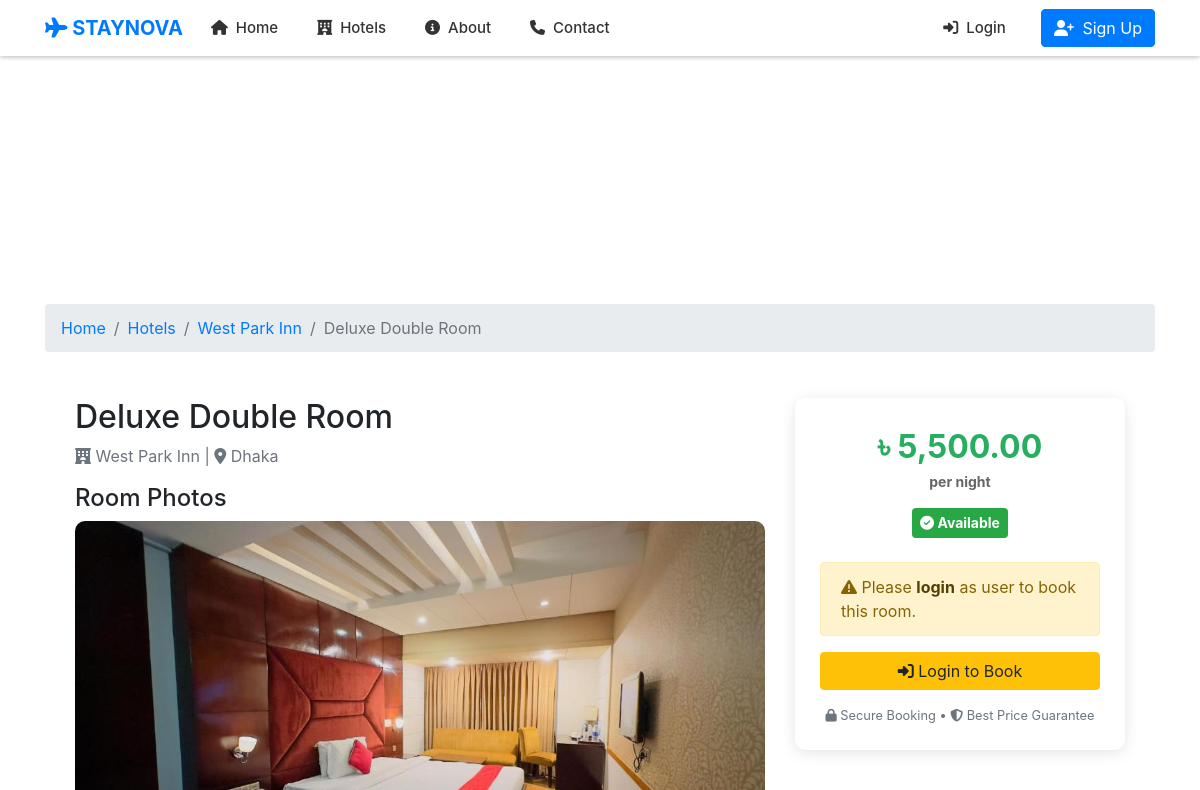
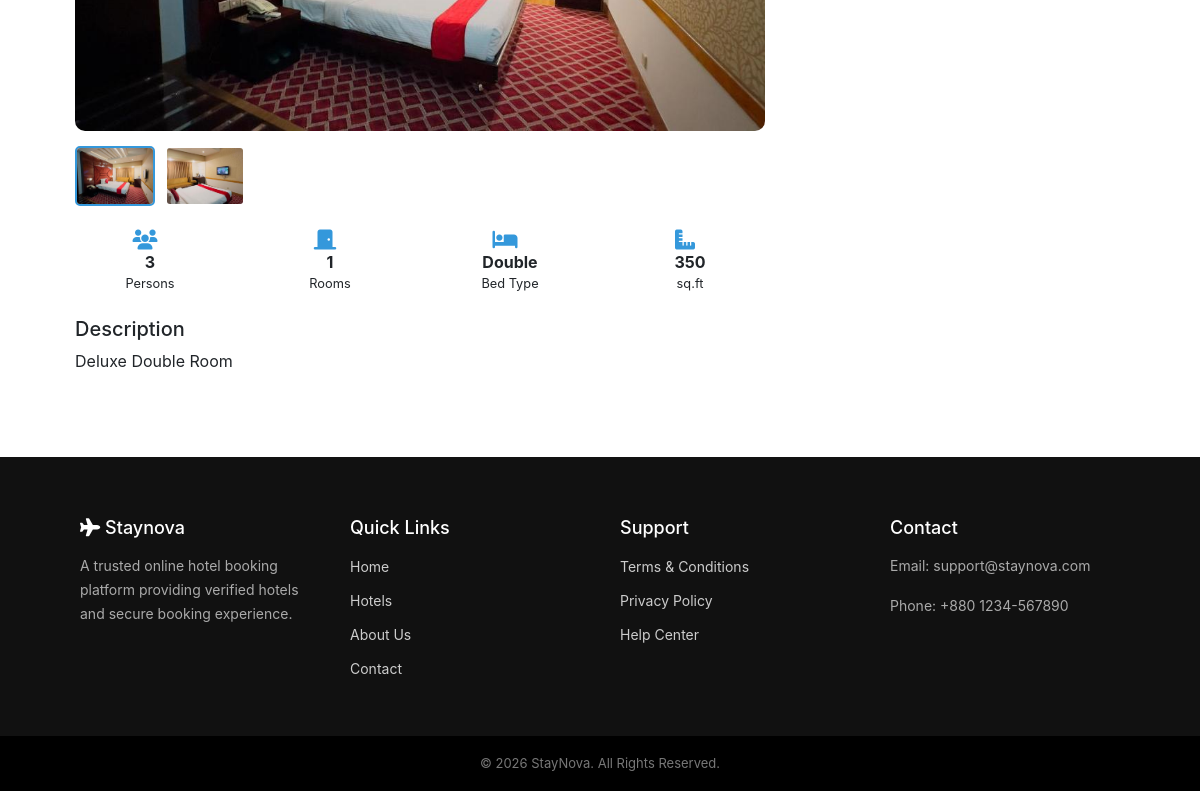
The page /hotel/room_details.php?room_id=9&hotel_id=21 on the database as committed earlier (2 pictures, top to bottom).
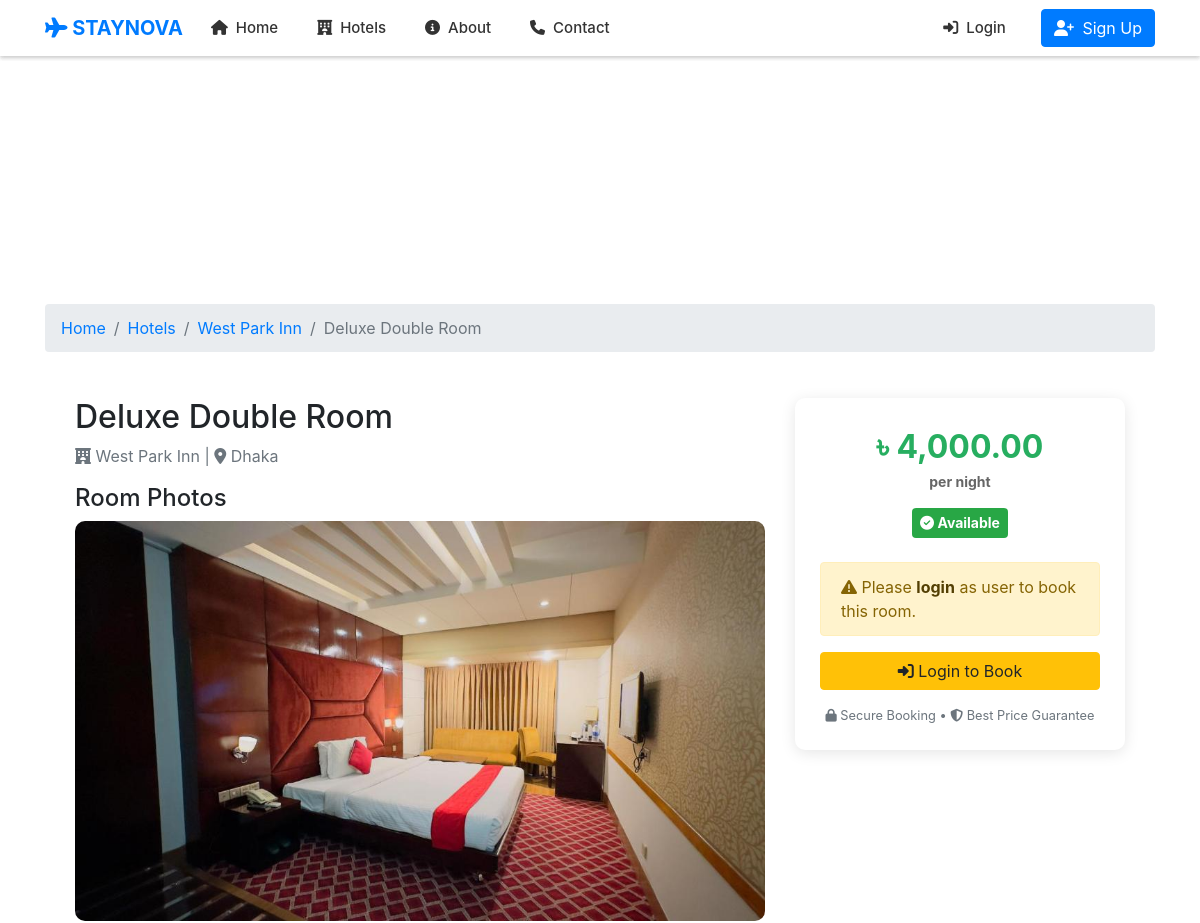
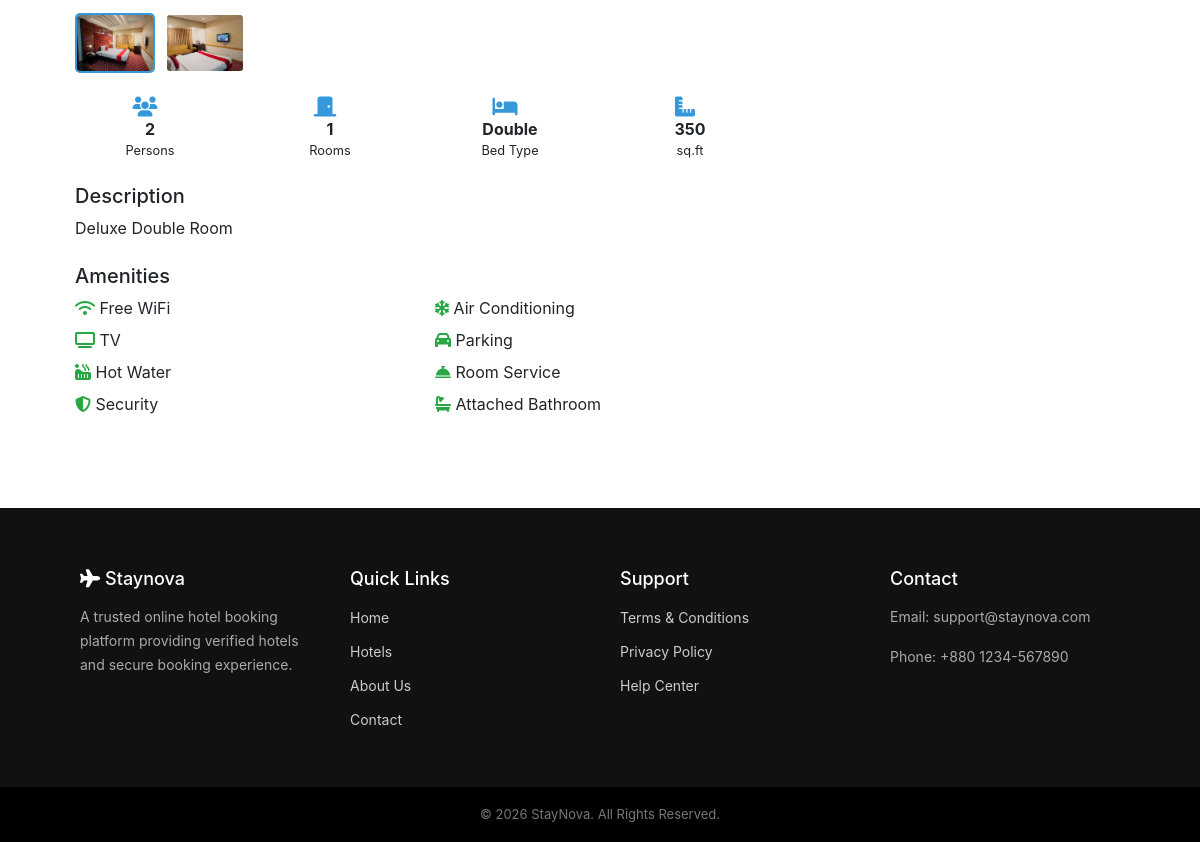
The same page on the database as committed later (2 pictures, top to bottom).
### tables this page shows
CREATE TABLE `rooms` (
  `id` int(11) NOT NULL,
  `hotel_id` int(11) NOT NULL,
  `room_title` varchar(200) NOT NULL,
  `description` text DEFAULT NULL,
  `capacity` int(11) DEFAULT 2,
  `room_count` int(11) DEFAULT 1,
  `price_per_night` decimal(10,2) NOT NULL,
  `discount_price` decimal(10,2) DEFAULT NULL,
  `created_at` timestamp NOT NULL DEFAULT current_timestamp(),
  `is_active` tinyint(1) DEFAULT 1,
  `active` tinyint(1) DEFAULT 1,
  `image` varchar(255) DEFAULT NULL
);

CREATE TABLE `hotels` (
  `id` int(11) NOT NULL,
  `hotel_name` varchar(200) DEFAULT NULL,
  `title` varchar(200) DEFAULT NULL,
  `location` varchar(200) DEFAULT NULL,
  `price` int(11) DEFAULT NULL,
  `description` text DEFAULT NULL,
  `image` varchar(255) DEFAULT NULL,
  `status` enum('pending','approved','off','rejected') DEFAULT 'pending',
  `created_at` timestamp NOT NULL DEFAULT current_timestamp(),
  `owner_id` int(11) DEFAULT NULL,
  `rooms` int(11) DEFAULT 1,
  `capacity` int(11) DEFAULT 2,
  `booked_dates` text DEFAULT '[]',
  `capacity_per_room` int(11) DEFAULT 2,
  `total_rooms` int(11) DEFAULT 1
);

CREATE TABLE `room_images` (
  `id` int(11) NOT NULL,
  `room_id` int(11) NOT NULL,
  `image_url` varchar(255) NOT NULL,
  `is_primary` tinyint(1) DEFAULT 0,
  `created_at` timestamp NOT NULL DEFAULT current_timestamp()
);

CREATE TABLE `amenities` (
  `id` int(11) NOT NULL,
  `name` varchar(100) NOT NULL,
  `icon` varchar(50) DEFAULT NULL
);

### hotel/room_details.php (the view, shortened to what the rows shown need)
<?php
include "../header.php";
$room_id = intval($_GET['room_id']);
$room_sql = "SELECT r.*, h.hotel_name, h.location, h.description as hotel_desc,
             u.name as owner_name, u.phone as owner_phone
             FROM rooms r
             JOIN hotels h ON r.hotel_id = h.id
             JOIN users u ON h.owner_id = u.id
             WHERE r.id = $room_id AND r.active = 1";
$room_result = mysqli_query($conn, $room_sql);
$room = mysqli_fetch_assoc($room_result);
$amenities_sql = "
    SELECT a.name, a.icon
    FROM amenities a
    JOIN room_amenities ra ON a.id = ra.amenity_id
    WHERE ra.room_id = $room_id
";
$amenities_result = mysqli_query($conn, $amenities_sql);
$images_sql = "SELECT * FROM room_images WHERE room_id = '$room_id' ORDER BY is_primary DESC";
$images_result = mysqli_query($conn, $images_sql);
$images = [];
while ($img = mysqli_fetch_assoc($images_result)) {
    $images[] = $img;
}
?>
<!DOCTYPE html>
<html>
<head>
    <link rel="stylesheet" href="https://stackpath.bootstrapcdn.com/bootstrap/4.5.2/css/bootstrap.min.css">
    <link rel="stylesheet" href="https://cdnjs.cloudflare.com/ajax/libs/font-awesome/6.4.0/css/all.min.css">
    <link rel="stylesheet" href="../style.css">
    <?php include "../header.php"; ?>
</head>
<body>
<?php include "../header.php"; ?>
<div class="container room-container mt-4">
    <nav aria-label="breadcrumb">
        <ol class="breadcrumb">
            <li class="breadcrumb-item"><a href="../index.php">Home</a></li>
            <li class="breadcrumb-item"><a href="hotel_list.php">Hotels</a></li>
            <li class="breadcrumb-item"><a href="hotel_details.php?id=<?php echo $room['hotel_id']; ?>">
                <?php echo $room['hotel_name']; ?>
            </a></li>
            <li class="breadcrumb-item active"><?php echo $room['room_title']; ?></li>
        </ol>
    </nav>
    <div class="room-header">
        <div class="row">
            <div class="col-md-8">
                <h2><?php echo $room['room_title']; ?></h2>
                <p class="text-muted">
                    <i class="fas fa-hotel"></i> <?php echo $room['hotel_name']; ?> |
                    <i class="fas fa-map-marker-alt"></i> <?php echo $room['location']; ?>
                </p>
    <?php if(count($images) > 0): ?>
    <div class="mb-4">
        <h4>Room Photos</h4>
        <div class="image-slider">
            <img id="mainImage" src="../uploads/rooms/<?php echo $images[0]['image_url']; ?>"
                 class="main-image" alt="Room Image"
                 onerror="this.src='../assets/img/default.jpg'">
            <?php if(count($images) > 1): ?>
            <div class="thumbnail-container">
                <?php foreach($images as $index => $image): ?>
                <img src="../uploads/rooms/<?php echo $image['image_url']; ?>"
                     class="thumbnail <?php echo $index == 0 ? 'active' : ''; ?>"
                     alt="Thumbnail <?php echo $index + 1; ?>"
                     onclick="changeImage(this.src)"
                     onerror="this.src='../assets/img/default.jpg'">
                <?php endforeach; ?>
            </div>
            <?php endif; ?>
        </div>
    </div>
    <?php endif; ?>
                <div class="row mb-4">
                    <div class="col-6 col-md-3">
                        <div class="text-center">
                            <div><strong><?php echo $room['capacity']; ?></strong></div>
                        </div>
                    </div>
                    <div class="col-6 col-md-3">
                        <div class="text-center">
                            <div><strong><?php echo $room['room_count']; ?></strong></div>
                        </div>
                    </div>
                    <div class="col-6 col-md-3">
                    </div>
                    <div class="col-6 col-md-3">
                    </div>
                </div>
                <?php if(!empty($room['description'])): ?>
                <div class="mb-4">
                    <h5>Description</h5>
                    <p><?php echo nl2br(htmlspecialchars($room['description'])); ?></p>
                </div>
                <?php endif; ?>
                <?php if (mysqli_num_rows($amenities_result) > 0): ?>
<div class="mb-4">
    <h5>Amenities</h5>
    <div class="row">
        <?php while($am = mysqli_fetch_assoc($amenities_result)): ?>
            <div class="col-md-6 mb-2">
                <i class="fas <?php echo $am['icon']; ?> text-success"></i>
                <?php echo $am['name']; ?>
            </div>
        <?php endwhile; ?>
    </div>
</div>
<?php endif; ?>
            </div>
            <div class="col-md-4">
                <div class="booking-card">
       <div class="price-display text-center mb-3">
    <?php if(!empty($room['discount_price'])
        && $room['discount_price'] > 0
        && $room['discount_price'] < $room['price_per_night']): ?>
        <div style="font-size:18px; color:#999; text-decoration: line-through;">
            ৳ <?php echo number_format($room['price_per_night'], 2); ?>
        </div>
        <div style="font-size:32px; font-weight:bold; color:#27ae60;">
            ৳ <?php echo number_format($room['discount_price'], 2); ?>
        </div>
    <?php else: ?>
        <div style="font-size:32px; font-weight:bold; color:#27ae60;">
            ৳ <?php echo number_format($room['price_per_night'], 2); ?>
        </div>
    <?php endif; ?>
    <div style="font-size:14px; color:#666;">per night</div>
</div>
                </div>
            </div>
        </div>
    </div>
</div>
<?php include "../footer.php"; ?>
</body>
</html>

Rows that differ between the two databases and show on the page:
changed rooms "Deluxe Double Room": capacity "3" → "2"; price_per_night "5,500.00" → "4,000.00"
added amenities: name "Free WiFi"
added amenities: name "Air Conditioning"
added amenities: name "TV"
added amenities: name "Parking"
added amenities: name "Hot Water"
added amenities: name "Room Service"
added amenities: name "Security"
added amenities: name "Attached Bathroom"
Other text that changed with them:
text now shown: "Amenities"
